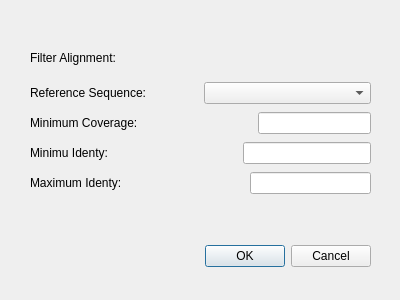
<?xml version="1.0" encoding="UTF-8"?>
<ui version="4.0">
 <class>FilterAlignment</class>
 <widget class="QDialog" name="FilterAlignment">
  <property name="geometry">
   <rect>
    <x>0</x>
    <y>0</y>
    <width>400</width>
    <height>300</height>
   </rect>
  </property>
  <property name="windowTitle">
   <string>Dialog</string>
  </property>
  <widget class="QDialogButtonBox" name="buttonBox">
   <property name="geometry">
    <rect>
     <x>30</x>
     <y>240</y>
     <width>341</width>
     <height>32</height>
    </rect>
   </property>
   <property name="orientation">
    <enum>Qt::Horizontal</enum>
   </property>
   <property name="standardButtons">
    <set>QDialogButtonBox::Cancel|QDialogButtonBox::Ok</set>
   </property>
  </widget>
  <widget class="QWidget" name="layoutWidget">
   <property name="geometry">
    <rect>
     <x>30</x>
     <y>80</y>
     <width>341</width>
     <height>120</height>
    </rect>
   </property>
   <layout class="QVBoxLayout" name="verticalLayout">
    <item>
     <layout class="QHBoxLayout" name="horizontalLayout">
      <item>
       <widget class="QLabel" name="label">
        <property name="text">
         <string>Reference Sequence:</string>
        </property>
       </widget>
      </item>
      <item>
       <widget class="QComboBox" name="cmbRefSeq"/>
      </item>
     </layout>
    </item>
    <item>
     <layout class="QHBoxLayout" name="horizontalLayout_2">
      <item>
       <widget class="QLabel" name="label_2">
        <property name="text">
         <string>Minimum Coverage:</string>
        </property>
       </widget>
      </item>
      <item>
       <spacer name="horizontalSpacer">
        <property name="orientation">
         <enum>Qt::Horizontal</enum>
        </property>
        <property name="sizeHint" stdset="0">
         <size>
          <width>40</width>
          <height>20</height>
         </size>
        </property>
       </spacer>
      </item>
      <item>
       <widget class="QLineEdit" name="txtMinCover"/>
      </item>
     </layout>
    </item>
    <item>
     <layout class="QHBoxLayout" name="horizontalLayout_3">
      <item>
       <widget class="QLabel" name="label_3">
        <property name="text">
         <string>Minimu Identy:</string>
        </property>
       </widget>
      </item>
      <item>
       <spacer name="horizontalSpacer_2">
        <property name="orientation">
         <enum>Qt::Horizontal</enum>
        </property>
        <property name="sizeHint" stdset="0">
         <size>
          <width>40</width>
          <height>20</height>
         </size>
        </property>
       </spacer>
      </item>
      <item>
       <widget class="QLineEdit" name="txtMinId"/>
      </item>
     </layout>
    </item>
    <item>
     <layout class="QHBoxLayout" name="horizontalLayout_4">
      <item>
       <widget class="QLabel" name="label_4">
        <property name="text">
         <string>Maximum Identy:</string>
        </property>
       </widget>
      </item>
      <item>
       <spacer name="horizontalSpacer_3">
        <property name="orientation">
         <enum>Qt::Horizontal</enum>
        </property>
        <property name="sizeHint" stdset="0">
         <size>
          <width>40</width>
          <height>20</height>
         </size>
        </property>
       </spacer>
      </item>
      <item>
       <widget class="QLineEdit" name="txtMaxId"/>
      </item>
     </layout>
    </item>
   </layout>
  </widget>
  <widget class="QLabel" name="label_5">
   <property name="geometry">
    <rect>
     <x>30</x>
     <y>50</y>
     <width>101</width>
     <height>16</height>
    </rect>
   </property>
   <property name="text">
    <string>Filter Alignment:</string>
   </property>
  </widget>
 </widget>
 <resources/>
 <connections>
  <connection>
   <sender>buttonBox</sender>
   <signal>accepted()</signal>
   <receiver>FilterAlignment</receiver>
   <slot>accept()</slot>
   <hints>
    <hint type="sourcelabel">
     <x>248</x>
     <y>254</y>
    </hint>
    <hint type="destinationlabel">
     <x>157</x>
     <y>274</y>
    </hint>
   </hints>
  </connection>
  <connection>
   <sender>buttonBox</sender>
   <signal>rejected()</signal>
   <receiver>FilterAlignment</receiver>
   <slot>reject()</slot>
   <hints>
    <hint type="sourcelabel">
     <x>316</x>
     <y>260</y>
    </hint>
    <hint type="destinationlabel">
     <x>286</x>
     <y>274</y>
    </hint>
   </hints>
  </connection>
 </connections>
</ui>
